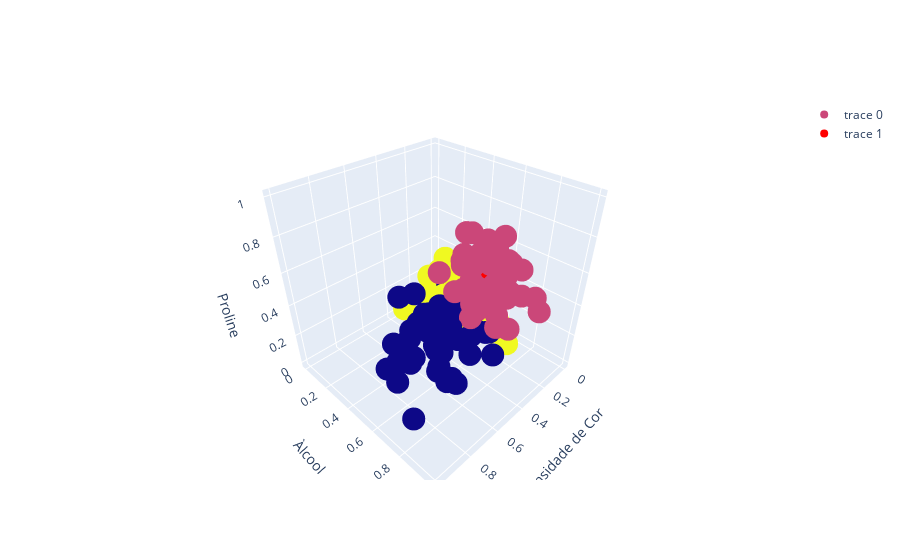

Notebook source saved alongside this figure:
### Code cell
fig.add_trace(go.Scatter3d(x=centros['Intensidade_de_cor'],
                           y = centros['Alcool'],
                           z=centros['Proline'],
                           mode = 'markers',                  
                           marker = dict(color = 'red'),
                           text = [0, 1, 2]))
fig.show()

### Figure 1 — Plotly figure (JSON) as saved in the notebook; plotly's stock layout.template omitted (floating-point values rounded to 4 significant figures; data arrays with more than 128 entries replaced by an {"elided": "..."} marker saying what was removed)
{"data": [{"marker": {"color": {"elided": "178 int values"}}, "mode": "markers", "text": {"elided": "178 int values"}, "type": "scatter3d", "x": {"elided": "178 float values"}, "y": {"elided": "178 float values"}, "z": {"elided": "178 float values"}}, {"marker": {"color": "red"}, "mode": "markers", "text": ["0", "1", "2"], "type": "scatter3d", "x": [0.5173, 0.3594, 0.1517], "y": [0.5583, 0.7111, 0.323], "z": [0.2493, 0.596, 0.1675]}], "layout": {"scene": {"xaxis": {"title": {"text": "Intensidade de Cor"}}, "yaxis": {"title": {"text": "Àlcool"}}, "zaxis": {"title": {"text": "Proline"}}}}}
